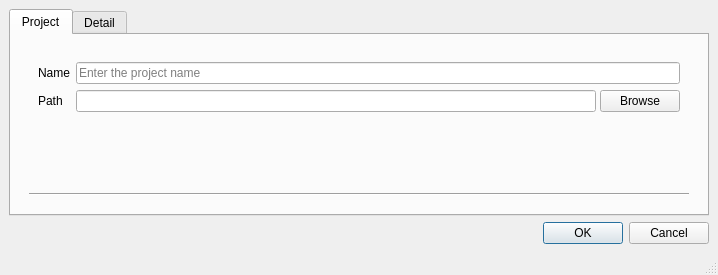
<?xml version="1.0" encoding="UTF-8"?>
<ui version="4.0">
 <class>NewProjectWindow</class>
 <widget class="QMainWindow" name="NewProjectWindow">
  <property name="geometry">
   <rect>
    <x>0</x>
    <y>0</y>
    <width>718</width>
    <height>275</height>
   </rect>
  </property>
  <property name="windowTitle">
   <string>MainWindow</string>
  </property>
  <widget class="QWidget" name="centralwidget">
   <layout class="QVBoxLayout" name="verticalLayout">
    <item>
     <widget class="QTabWidget" name="tabWidget">
      <property name="minimumSize">
       <size>
        <width>700</width>
        <height>0</height>
       </size>
      </property>
      <property name="currentIndex">
       <number>0</number>
      </property>
      <widget class="QWidget" name="projectType">
       <attribute name="title">
        <string>Project</string>
       </attribute>
       <layout class="QHBoxLayout" name="horizontalLayout_2">
        <item>
         <widget class="QWidget" name="widget" native="true">
          <layout class="QVBoxLayout" name="verticalLayout_2">
           <item>
            <widget class="QWidget" name="widget_3" native="true">
             <layout class="QFormLayout" name="formLayout_2">
              <item row="1" column="0">
               <widget class="QLabel" name="label">
                <property name="text">
                 <string>Name</string>
                </property>
               </widget>
              </item>
              <item row="1" column="1">
               <widget class="QLineEdit" name="nameInput">
                <property name="placeholderText">
                 <string>Enter the project name</string>
                </property>
               </widget>
              </item>
              <item row="2" column="1">
               <widget class="QWidget" name="widget_2" native="true">
                <layout class="QHBoxLayout" name="horizontalLayout">
                 <property name="spacing">
                  <number>4</number>
                 </property>
                 <property name="leftMargin">
                  <number>0</number>
                 </property>
                 <property name="topMargin">
                  <number>0</number>
                 </property>
                 <property name="rightMargin">
                  <number>0</number>
                 </property>
                 <property name="bottomMargin">
                  <number>0</number>
                 </property>
                 <item>
                  <widget class="QLineEdit" name="pathInput">
                   <property name="readOnly">
                    <bool>true</bool>
                   </property>
                  </widget>
                 </item>
                 <item>
                  <widget class="QPushButton" name="browseButton">
                   <property name="text">
                    <string>Browse</string>
                   </property>
                  </widget>
                 </item>
                </layout>
               </widget>
              </item>
              <item row="2" column="0">
               <widget class="QLabel" name="label_2">
                <property name="text">
                 <string>Path</string>
                </property>
               </widget>
              </item>
             </layout>
            </widget>
           </item>
           <item>
            <widget class="QLabel" name="finalProject">
             <property name="text">
              <string/>
             </property>
            </widget>
           </item>
           <item>
            <widget class="Line" name="line">
             <property name="orientation">
              <enum>Qt::Orientation::Horizontal</enum>
             </property>
            </widget>
           </item>
          </layout>
         </widget>
        </item>
       </layout>
      </widget>
      <widget class="QWidget" name="detailTab">
       <attribute name="title">
        <string>Detail</string>
       </attribute>
      </widget>
     </widget>
    </item>
    <item>
     <widget class="QDialogButtonBox" name="confirmButtonBox">
      <property name="standardButtons">
       <set>QDialogButtonBox::StandardButton::Cancel|QDialogButtonBox::StandardButton::Ok</set>
      </property>
     </widget>
    </item>
   </layout>
  </widget>
  <widget class="QMenuBar" name="menubar">
   <property name="geometry">
    <rect>
     <x>0</x>
     <y>0</y>
     <width>718</width>
     <height>23</height>
    </rect>
   </property>
  </widget>
  <widget class="QStatusBar" name="statusbar"/>
 </widget>
 <resources/>
 <connections/>
</ui>
